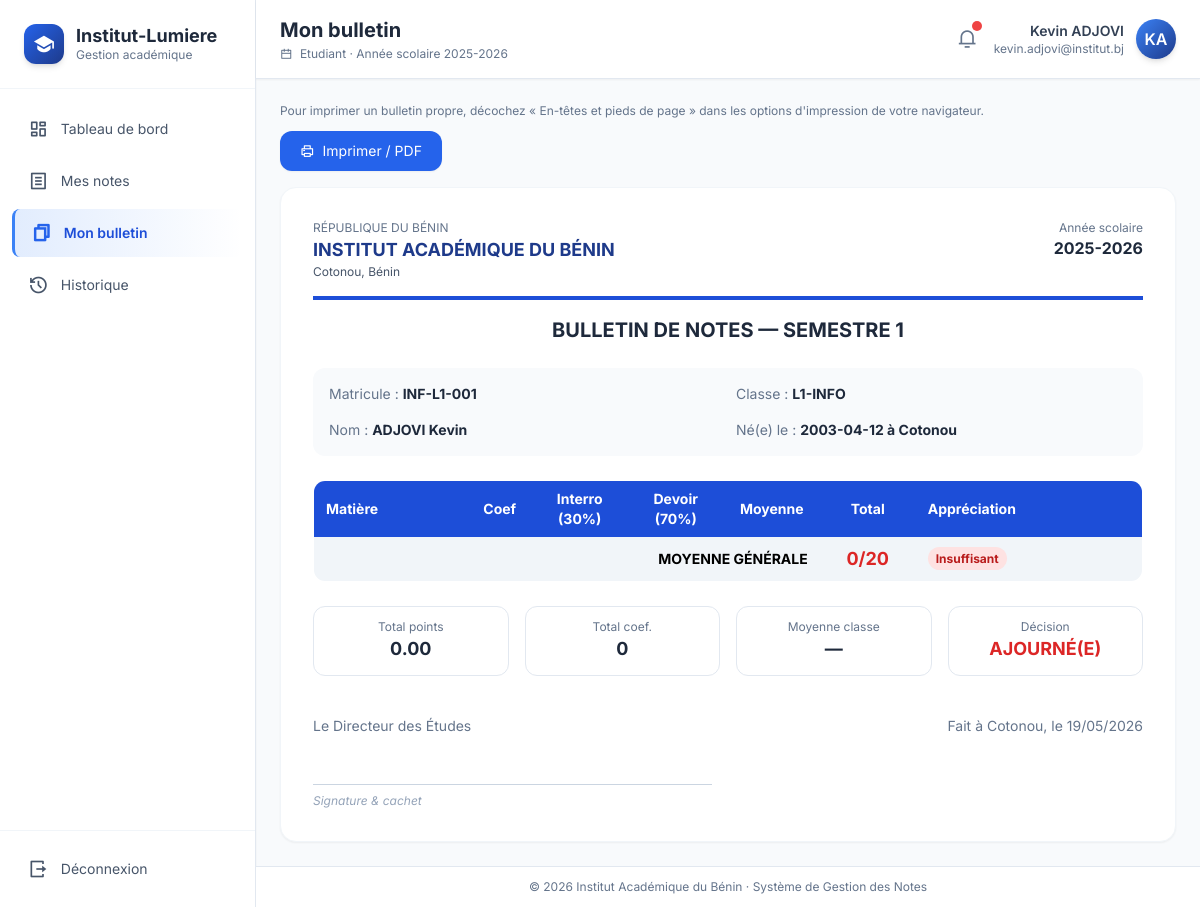
Page /pages/etudiant/bulletin.php (signed in) on the committed database.
### tables this page shows
CREATE TABLE etudiants (
    id INT AUTO_INCREMENT PRIMARY KEY,
    utilisateur_id INT UNIQUE,
    matricule VARCHAR(30) UNIQUE NOT NULL,
    nom VARCHAR(100) NOT NULL,
    prenom VARCHAR(100) NOT NULL,
    date_naissance DATE,
    lieu_naissance VARCHAR(100),
    sexe ENUM('M','F') DEFAULT 'M',
    classe_id INT,
    FOREIGN KEY (utilisateur_id) REFERENCES utilisateurs(id) ON DELETE SET NULL,
    FOREIGN KEY (classe_id) REFERENCES classes(id) ON DELETE SET NULL
);

CREATE TABLE classes (
    id INT AUTO_INCREMENT PRIMARY KEY,
    nom VARCHAR(50) NOT NULL,
    niveau VARCHAR(50) NOT NULL,
    filiere VARCHAR(50) NOT NULL,
    annee_scolaire VARCHAR(20) NOT NULL,
    description TEXT
);

### includes/auth.php (called while the page is built, shortened)
<?php
function currentUser(): ?array
{
    return $_SESSION['user'] ?? null;
}
function baseUrl(): string
{
    $script = dirname($_SERVER['SCRIPT_NAME']);
    $script = preg_replace('#/pages(/.*)?$#', '', $script);
    return rtrim($script, '/');
}
function e(?string $s): string
{
    return htmlspecialchars((string)$s, ENT_QUOTES, 'UTF-8');
}

### pages/etudiant/bulletin.php (the view, shortened to what this page needs)
<?php
require_once __DIR__ . '/../../includes/auth.php';
$pageTitle = 'Mon bulletin';
$user = currentUser();
$et = $pdo->prepare("SELECT e.*, c.nom AS classe, c.niveau FROM etudiants e LEFT JOIN classes c ON e.classe_id = c.id WHERE e.utilisateur_id = ?");
$et->execute([$user['id']]);
$et = $et->fetch();
$moyG = 0;
$totalCoef = 0;
$sommeP = 0;
if ($et) {
  $moyG = $totalCoef ? round($sommeP / $totalCoef, 2) : 0;
}
include __DIR__ . '/../../includes/header.php';
?>
<div class="no-print mb-4 flex flex-col items-start gap-3">
  <div class="text-xs text-slate-500">
    Pour imprimer un bulletin propre, décochez « En-têtes et pieds de page » dans les options d'impression de votre navigateur.
  </div>
  <button onclick="window.print()" class="px-5 py-2.5 bg-blue-600 hover:bg-blue-700 text-white rounded-xl text-sm flex items-center gap-2 transition shadow-sm">
    <i class="ri-printer-line"></i> Imprimer / PDF
  </button>
</div>
<div class="bg-white rounded-2xl shadow-sm border border-slate-100 p-8 max-w-4xl mx-auto print:shadow-none print:p-4">
  <div class="flex justify-between items-start border-b-4 border-blue-700 pb-4">
    <div>
      <div class="text-xs text-slate-500">RÉPUBLIQUE DU BÉNIN</div>
      <div class="text-lg font-bold text-blue-900">INSTITUT ACADÉMIQUE DU BÉNIN</div>
      <div class="text-xs text-slate-600">Cotonou, Bénin</div>
    </div>
    <div class="text-right">
      <div class="text-xs text-slate-500">Année scolaire</div>
      <div class="font-bold text-slate-800">2025-2026</div>
    </div>
  </div>
  <h1 class="text-center text-xl font-bold mt-4 mb-6 text-slate-800">BULLETIN DE NOTES — SEMESTRE 1</h1>
  <div class="grid grid-cols-2 gap-4 text-sm mb-6 bg-slate-50 p-4 rounded-xl">
    <div><span class="text-slate-500">Matricule :</span> <strong class="text-slate-800"><?= e($et['matricule']) ?></strong></div>
    <div><span class="text-slate-500">Classe :</span> <strong class="text-slate-800"><?= e($et['classe']) ?></strong></div>
    <div><span class="text-slate-500">Nom :</span> <strong class="text-slate-800"><?= e($et['nom'] . ' ' . $et['prenom']) ?></strong></div>
    <div><span class="text-slate-500">Né(e) le :</span> <strong class="text-slate-800"><?= e($et['date_naissance']) ?> à <?= e($et['lieu_naissance']) ?></strong></div>
  </div>
  <table class="w-full text-sm border border-slate-300 rounded-xl overflow-hidden">
    <thead class="bg-blue-700 text-white">
      <tr>
        <th class="px-3 py-2 text-left">Matière</th>
        <th class="px-3 py-2 text-center w-16">Coef</th>
        <th class="px-3 py-2 text-center w-24">Interro (30%)</th>
        <th class="px-3 py-2 text-center w-24">Devoir (70%)</th>
        <th class="px-3 py-2 text-center w-24">Moyenne</th>
        <th class="px-3 py-2 text-center w-24">Total</th>
        <th class="px-3 py-2 text-left">Appréciation</th>
      </tr>
    </thead>
    <tfoot class="bg-slate-100 font-bold">
      <tr>
        <td colspan="5" class="px-3 py-2 text-right">MOYENNE GÉNÉRALE</td>
        <td class="px-3 py-2 text-center text-lg <?= $moyG >= 10 ? 'text-green-700' : 'text-red-600' ?>">
          <?= $moyG ?>/20
        </td>
        <td class="px-3 py-2 text-xs">
          <span class="px-2 py-1 rounded-full <?= $moyG >= 10 ? 'bg-green-100 text-green-700' : 'bg-red-100 text-red-700' ?>">
            <?= match (true) {
              $moyG >= 16 => 'Très Bien',
              $moyG >= 14 => 'Bien',
              $moyG >= 12 => 'Assez Bien',
              $moyG >= 10 => 'Passable',
              default => 'Insuffisant'
            } ?>
          </span>
        </td>
      </tr>
    </tfoot>
  </table>
  <div class="grid grid-cols-4 gap-4 mt-6 text-sm">
    <div class="border border-slate-200 rounded-xl p-3 text-center">
      <div class="text-xs text-slate-500">Total points</div>
      <div class="font-bold text-lg text-slate-800"><?= number_format($sommeP, 2) ?></div>
    </div>
    <div class="border border-slate-200 rounded-xl p-3 text-center">
      <div class="text-xs text-slate-500">Total coef.</div>
      <div class="font-bold text-lg text-slate-800"><?= $totalCoef ?></div>
    </div>
    <div class="border border-slate-200 rounded-xl p-3 text-center">
      <div class="text-xs text-slate-500">Moyenne classe</div>
      <div class="font-bold text-lg text-slate-800">—</div>
    </div>
    <div class="border border-slate-200 rounded-xl p-3 text-center">
      <div class="text-xs text-slate-500">Décision</div>
      <div class="font-bold text-lg <?= $moyG >= 10 ? 'text-green-700' : 'text-red-600' ?>">
        <?= $moyG >= 10 ? 'ADMIS(E)' : 'AJOURNÉ(E)' ?>
      </div>
    </div>
  </div>
  <div class="mt-10 grid grid-cols-2 gap-8 text-sm">
    <div>
      <div class="text-slate-500">Le Directeur des Études</div>
      <div class="mt-12 border-t border-slate-300 pt-2 italic text-xs text-slate-400">Signature & cachet</div>
    </div>
    <div class="text-right">
      <div class="text-slate-500">Fait à Cotonou, le <?= date('d/m/Y') ?></div>
    </div>
  </div>
</div>
<?php include __DIR__ . '/../../includes/footer.php'; ?>

### includes/header.php (shortened to what this page needs)
<?php
require_once __DIR__ . '/auth.php';
$user = currentUser();
$role = $user['role'];
$base = baseUrl();
$menus = [
  'admin' => [
    ['Tableau de bord', '/pages/admin/dashboard.php', 'dashboard'],
    ['Étudiants', '/pages/admin/etudiants.php', 'user'],
    ['Enseignants', '/pages/admin/enseignants.php', 'user-star'],
    ['Classes', '/pages/admin/classes.php', 'building'],
    ['Matières', '/pages/admin/matieres.php', 'book'],
    ['Relevé collectif', '/pages/admin/releve.php', 'file-list'],
    ['Statistiques', '/pages/admin/statistiques.php', 'bar-chart'],
    ['Gérer les utilisateurs', '/pages/admin/compte.php', 'checkbox-circle'],
  ],
  'enseignant' => [
    ['Tableau de bord', '/pages/enseignant/dashboard.php', 'dashboard'],
    ['Saisir notes', '/pages/enseignant/notes.php', 'edit'],
    ['Saisie individuelle', '/pages/enseignant/saisie.php', 'edit-2'],
    ['Mes matières', '/pages/enseignant/matieres.php', 'book'],
    ['Mes étudiants', '/pages/enseignant/etudiants.php', 'team'],
  ],
  'etudiant' => [
    ['Tableau de bord', '/pages/etudiant/dashboard.php', 'dashboard'],
    ['Mes notes', '/pages/etudiant/notes.php', 'file-list'],
    ['Mon bulletin', '/pages/etudiant/bulletin.php', 'file-copy'],
    ['Historique', '/pages/etudiant/historique.php', 'history'],
  ],
  'responsable' => [
    ['Tableau de bord', '/pages/admin/dashboard.php', 'dashboard'],
    ['Validation des délibérations', '/pages/admin/deliberations.php', 'check-double'],
    ['Statistiques', '/pages/admin/statistiques.php', 'bar-chart'],
    ['Relevé collectif', '/pages/admin/releve.php', 'file-list'],
  ],
];
$menu = $menus[$role] ?? [];
$current = $_SERVER['SCRIPT_NAME'];
?>
<!DOCTYPE html>
<html lang="fr">
<head>
  <script src="https://cdn.tailwindcss.com"></script>
  <link rel="stylesheet" href="https://cdnjs.cloudflare.com/ajax/libs/font-awesome/6.5.1/css/all.min.css">
  <link href="https://cdn.jsdelivr.net/npm/remixicon@4.2.0/fonts/remixicon.css" rel="stylesheet">
</head>
<body class="bg-slate-50 min-h-screen">
  <div class="flex min-h-screen">
    <aside class="no-print w-64 bg-white border-r border-slate-200 flex-shrink-0 hidden md:flex flex-col shadow-sm">
      <div class="p-6 border-b border-slate-100">
        <div class="flex items-center gap-3">
          <div class="w-10 h-10 rounded-xl bg-gradient-to-br from-primary-600 to-primary-900 flex items-center justify-center text-white shadow-md">
            <i class="ri-graduation-cap-fill text-xl"></i>
          </div>
          <div>
            <div class="font-bold text-slate-800 leading-tight text-lg">Institut-Lumiere</div>
            <div class="text-xs text-slate-500">Gestion académique</div>
          </div>
        </div>
      </div>
      <nav class="flex-1 py-4 px-3 space-y-1 overflow-y-auto">
        <?php foreach ($menu as $m):
          $active = str_ends_with($current, $m[1]) ? 'active' : '';
        ?>
          <a href="<?= $base . $m[1] ?>" class="sidebar-link flex items-center gap-3 px-4 py-2.5 rounded-lg text-slate-600 text-sm transition <?= $active ?>">
            <i class="ri-<?= $m[2] ?>-line text-xl"></i>
            <span><?= e($m[0]) ?></span>
          </a>
        <?php endforeach; ?>
      </nav>
      <div class="p-4 border-t border-slate-100 mt-auto">
        <a href="<?= $base ?>/pages/logout.php" class="flex items-center gap-3 text-sm text-slate-600 hover:text-red-600 hover:bg-red-50 px-3 py-2 rounded-lg transition-all duration-200">
          <i class="ri-logout-box-r-line text-xl"></i>
          <span>Déconnexion</span>
        </a>
      </div>
    </aside>
    <main class="flex-1 flex flex-col min-w-0">
      <header class="no-print bg-white border-b border-slate-200 px-6 py-4 flex items-center justify-between sticky top-0 z-10 shadow-sm">
        <div>
          <h1 class="text-xl font-bold text-slate-800"><?= e($pageTitle ?? 'Tableau de bord') ?></h1>
          <p class="text-xs text-slate-500 mt-0.5">
            <i class="ri-calendar-line text-xs mr-1"></i>
            <?= ucfirst($role) ?> · Année scolaire 2025-2026
          </p>
        </div>
        <div class="flex items-center gap-4">
          <button class="relative text-slate-500 hover:text-primary-600 transition-colors">
            <i class="ri-notification-3-line text-xl"></i>
            <span class="absolute -top-1 -right-1 w-2.5 h-2.5 bg-red-500 rounded-full animate-pulse"></span>
          </button>
          <div class="flex items-center gap-3">
            <div class="text-right hidden md:block">
              <div class="text-sm font-semibold text-slate-700"><?= e($user['prenom'] . ' ' . $user['nom']) ?></div>
              <div class="text-xs text-slate-500"><?= e($user['email']) ?></div>
            </div>
            <div class="w-10 h-10 rounded-full bg-gradient-to-br from-primary-500 to-primary-900 text-white flex items-center justify-center font-semibold shadow-md">
              <?= strtoupper(substr($user['prenom'], 0, 1) . substr($user['nom'], 0, 1)) ?>
            </div>
          </div>
        </div>
      </header>
      <div class="flex-1 p-6">

### includes/header.php (style rules this page uses)
body { font-family: 'Inter', sans-serif; background-color: #f8fafc; }
.sidebar-link { transition: all 0.2s ease; position: relative; }
.sidebar-link.active { background: linear-gradient(90deg, rgba(59, 130, 246, 0.15), transparent); border-left: 3px solid #3b82f6; color: #1d4ed8; font-weight: 600; }
.sidebar-link.active i { color: #2563eb; }

### pages/etudiant/bulletin.php (style rules this page uses)
.no-print { display: none !important; }
body { background: white; }
.bg-white { background: white !important; box-shadow: none !important; }
.rounded-2xl { border-radius: 0 !important; }
.shadow-sm { box-shadow: none !important; }
.border { border-color: #ddd !important; }

### rows in the picture
etudiants: prenom+nom "Kevin ADJOVI", prenom+nom "KA", matricule "INF-L1-001", classe.nom "L1-INFO", nom+prenom "ADJOVI Kevin", date_naissance "2003-04-12", lieu_naissance "Cotonou"

### other values in the picture
$m[0] "Tableau de bord"
$m[0] "Mes notes"
$m[0] "Mon bulletin"
$m[0] "Historique"
$pageTitle "Mon bulletin"
$role "Etudiant"
$user['email'] "kevin.adjovi@institut.bj"
$moyG "0"
$sommeP "0.00"
$totalCoef "0"
